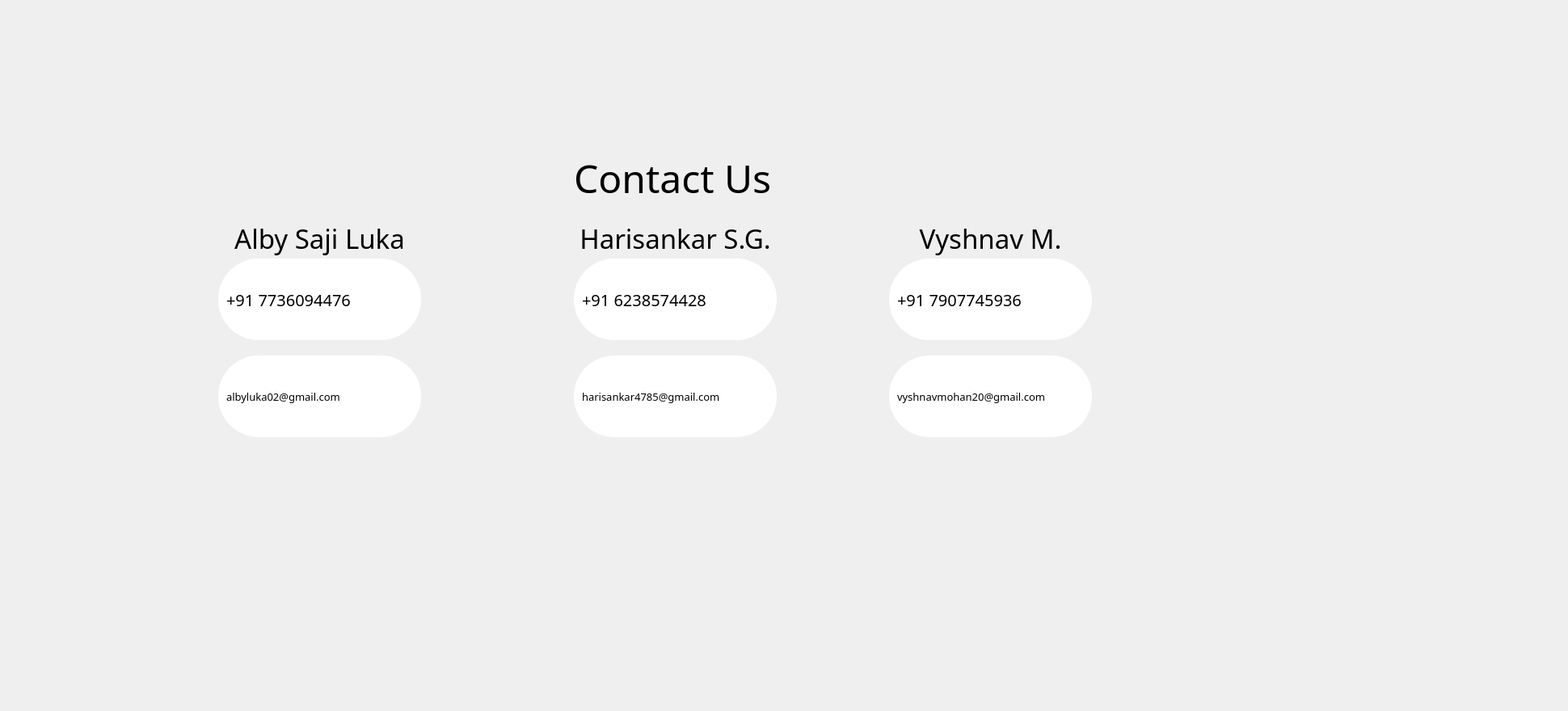
            <widget class="QWidget" name="Help_page">
             <widget class="QWidget" name="widget_17" native="true">
              <property name="geometry">
               <rect>
                <x>0</x>
                <y>0</y>
                <width>1931</width>
                <height>871</height>
               </rect>
              </property>
              <widget class="QWidget" name="widget_19" native="true">
               <property name="geometry">
                <rect>
                 <x>250</x>
                 <y>180</y>
                 <width>1111</width>
                 <height>471</height>
                </rect>
               </property>
               <property name="styleSheet">
                <string notr="true">QPushButton{
text-align:left;
padding:5px 10px;
border-radius:50px;
background-color:rgb(255,255, 255);
color: rgb(0,0,0);
}
QPushButton:hover{

text-align:left;
background-color: rgb(0,0,0);
border-radius:25px;
color: rgb(255,255,255);
}</string>
               </property>
               <widget class="QLabel" name="label_3">
                <property name="geometry">
                 <rect>
                  <x>460</x>
                  <y>10</y>
                  <width>311</width>
                  <height>61</height>
                 </rect>
                </property>
                <property name="font">
                 <font>
                  <family>Maiandra GD</family>
                  <pointsize>36</pointsize>
                 </font>
                </property>
                <property name="text">
                 <string>Contact Us</string>
                </property>
               </widget>
               <widget class="QLabel" name="label_29">
                <property name="geometry">
                 <rect>
                  <x>20</x>
                  <y>90</y>
                  <width>251</width>
                  <height>50</height>
                 </rect>
                </property>
                <property name="sizePolicy">
                 <sizepolicy hsizetype="Expanding" vsizetype="Expanding">
                  <horstretch>0</horstretch>
                  <verstretch>0</verstretch>
                 </sizepolicy>
                </property>
                <property name="minimumSize">
                 <size>
                  <width>225</width>
                  <height>0</height>
                 </size>
                </property>
                <property name="font">
                 <font>
                  <family>Maiandra GD</family>
                  <pointsize>25</pointsize>
                 </font>
                </property>
                <property name="text">
                 <string>Alby Saji Luka</string>
                </property>
                <property name="alignment">
                 <set>Qt::AlignCenter</set>
                </property>
               </widget>
               <widget class="QLabel" name="label_30">
                <property name="geometry">
                 <rect>
                  <x>460</x>
                  <y>90</y>
                  <width>251</width>
                  <height>50</height>
                 </rect>
                </property>
                <property name="sizePolicy">
                 <sizepolicy hsizetype="Expanding" vsizetype="Expanding">
                  <horstretch>0</horstretch>
                  <verstretch>0</verstretch>
                 </sizepolicy>
                </property>
                <property name="minimumSize">
                 <size>
                  <width>225</width>
                  <height>0</height>
                 </size>
                </property>
                <property name="font">
                 <font>
                  <family>Maiandra GD</family>
                  <pointsize>25</pointsize>
                 </font>
                </property>
                <property name="text">
                 <string>Harisankar S.G.</string>
                </property>
                <property name="alignment">
                 <set>Qt::AlignCenter</set>
                </property>
               </widget>
               <widget class="QLabel" name="label_31">
                <property name="geometry">
                 <rect>
                  <x>850</x>
                  <y>90</y>
                  <width>251</width>
                  <height>50</height>
                 </rect>
                </property>
                <property name="sizePolicy">
                 <sizepolicy hsizetype="Expanding" vsizetype="Expanding">
                  <horstretch>0</horstretch>
                  <verstretch>0</verstretch>
                 </sizepolicy>
                </property>
                <property name="minimumSize">
                 <size>
                  <width>225</width>
                  <height>0</height>
                 </size>
                </property>
                <property name="font">
                 <font>
                  <family>Maiandra GD</family>
                  <pointsize>25</pointsize>
                 </font>
                </property>
                <property name="text">
                 <string>Vyshnav M.</string>
                </property>
                <property name="alignment">
                 <set>Qt::AlignCenter</set>
                </property>
               </widget>
               <widget class="QPushButton" name="pushButton">
                <property name="geometry">
                 <rect>
                  <x>20</x>
                  <y>140</y>
                  <width>251</width>
                  <height>101</height>
                 </rect>
                </property>
                <property name="font">
                 <font>
                  <family>Maiandra GD</family>
                  <pointsize>15</pointsize>
                 </font>
                </property>
                <property name="styleSheet">
                 <string notr="true"/>
                </property>
                <property name="text">
                 <string>+91 7736094476</string>
                </property>
                <property name="icon">
                 <iconset>
                  <normaloff>call.png</normaloff>call.png</iconset>
                </property>
                <property name="iconSize">
                 <size>
                  <width>45</width>
                  <height>49</height>
                 </size>
                </property>
               </widget>
               <widget class="QPushButton" name="pushButton_2">
                <property name="geometry">
                 <rect>
                  <x>20</x>
                  <y>260</y>
                  <width>251</width>
                  <height>101</height>
                 </rect>
                </property>
                <property name="font">
                 <font>
                  <family>Maiandra GD</family>
                  <pointsize>10</pointsize>
                 </font>
                </property>
                <property name="styleSheet">
                 <string notr="true"/>
                </property>
                <property name="text">
                 <string>albyluka02@gmail.com</string>
                </property>
                <property name="icon">
                 <iconset>
                  <normaloff>m.png</normaloff>m.png</iconset>
                </property>
                <property name="iconSize">
                 <size>
                  <width>42</width>
                  <height>48</height>
                 </size>
                </property>
               </widget>
               <widget class="QPushButton" name="pushButton_3">
                <property name="geometry">
                 <rect>
                  <x>460</x>
                  <y>260</y>
                  <width>251</width>
                  <height>101</height>
                 </rect>
                </property>
                <property name="font">
                 <font>
                  <family>Maiandra GD</family>
                  <pointsize>10</pointsize>
                 </font>
                </property>
                <property name="styleSheet">
                 <string notr="true"/>
                </property>
                <property name="text">
                 <string>harisankar4785@gmail.com</string>
                </property>
                <property name="icon">
                 <iconset>
                  <normaloff>m.png</normaloff>m.png</iconset>
                </property>
                <property name="iconSize">
                 <size>
                  <width>42</width>
                  <height>48</height>
                 </size>
                </property>
               </widget>
               <widget class="QPushButton" name="pushButton_5">
                <property name="geometry">
                 <rect>
                  <x>850</x>
                  <y>260</y>
                  <width>251</width>
                  <height>101</height>
                 </rect>
                </property>
                <property name="font">
                 <font>
                  <family>Maiandra GD</family>
                  <pointsize>10</pointsize>
                 </font>
                </property>
                <property name="styleSheet">
                 <string notr="true"/>
                </property>
                <property name="text">
                 <string>vyshnavmohan20@gmail.com</string>
                </property>
                <property name="icon">
                 <iconset>
                  <normaloff>m.png</normaloff>m.png</iconset>
                </property>
                <property name="iconSize">
                 <size>
                  <width>42</width>
                  <height>48</height>
                 </size>
                </property>
               </widget>
               <widget class="QPushButton" name="pushButton_4">
                <property name="geometry">
                 <rect>
                  <x>460</x>
                  <y>140</y>
                  <width>251</width>
                  <height>101</height>
                 </rect>
                </property>
                <property name="font">
                 <font>
                  <family>Maiandra GD</family>
                  <pointsize>15</pointsize>
                 </font>
                </property>
                <property name="styleSheet">
                 <string notr="true"/>
                </property>
                <property name="text">
                 <string>+91 6238574428</string>
                </property>
                <property name="icon">
                 <iconset>
                  <normaloff>call.png</normaloff>call.png</iconset>
                </property>
                <property name="iconSize">
                 <size>
                  <width>45</width>
                  <height>49</height>
                 </size>
                </property>
               </widget>
               <widget class="QPushButton" name="pushButton_6">
                <property name="geometry">
                 <rect>
                  <x>850</x>
                  <y>140</y>
                  <width>251</width>
                  <height>101</height>
                 </rect>
                </property>
                <property name="font">
                 <font>
                  <family>Maiandra GD</family>
                  <pointsize>15</pointsize>
                 </font>
                </property>
                <property name="styleSheet">
                 <string notr="true"/>
                </property>
                <property name="text">
                 <string>+91 7907745936</string>
                </property>
                <property name="icon">
                 <iconset>
                  <normaloff>call.png</normaloff>call.png</iconset>
                </property>
                <property name="iconSize">
                 <size>
                  <width>45</width>
                  <height>49</height>
                 </size>
                </property>
               </widget>
              </widget>
             </widget>
            </widget>
